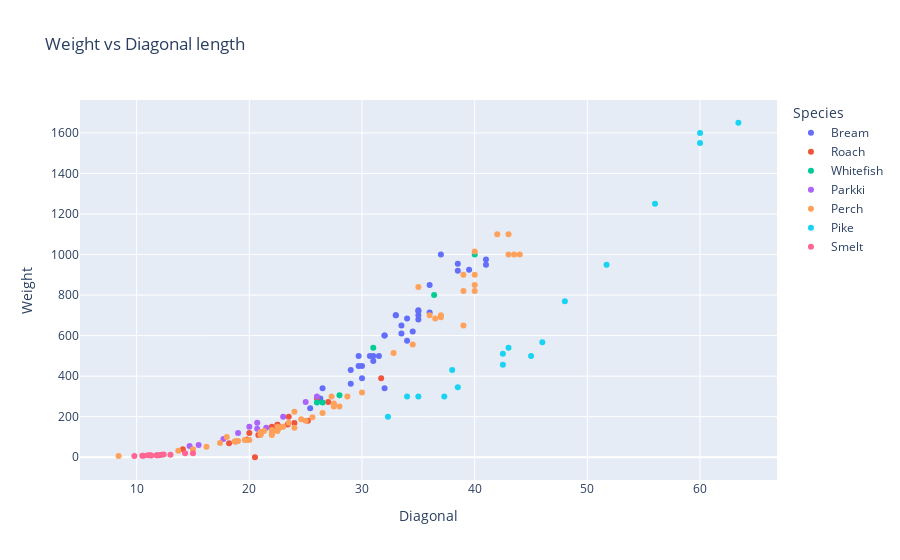

This figure's notebook cell:
### Markdown cell above
##### Result: 
##### In the first glance, we can see that Weight has a non linear relation with Width length. We may consider it as a 2nd or 3rd order relation 
##### Next, By looking at the Species, We can conclude the following results:
* 'Smelt' fish are smaller than the others, so they have less weigth and smaller Width length. Their Width range from 1 to 2.5 *
* 'Perch' fish have a wide range of sizes. their Width range from 1 to 8 , while their Weight range from 6 to 1100
* 'Pike' fish is a medium to large sized fish. its Width range from 3 to 7.5, while their weight range from 200 to 1500
* 'Parkiki' is a small sized fish, with the Width of 2 to 4.5, and Weight of 50 to 300
* 'WhiteFish', which have very few samples among dataset have aWidth between 4 to 7,  and a Weigth in range of 300 to 1000
* 'Rouch' is considered to be a small sized fish, with the width of 2 to 5, and weigth of 50 to 400
* 'Bream' is a medium sized fish, with the width of 4 to 7 and Weight of 200 to 1000

### Code cell
fig = px.scatter(df, y='Weight', x='Diagonal', color='Species' , title='Weight vs Diagonal length')
fig.show()

### Figure 1 — Plotly figure (JSON) as saved in the notebook; plotly's stock layout.template omitted (floating-point values rounded to 4 significant figures)
{"data": [{"hovertemplate": "Species=Bream<br>Diagonal=%{x}<br>Weight=%{y}<extra></extra>", "legendgroup": "Bream", "marker": {"color": "#636efa", "symbol": "circle"}, "mode": "markers", "name": "Bream", "orientation": "v", "showlegend": true, "type": "scatter", "x": [25.4, 26.3, 26.5, 29, 29, 29.7, 29.7, 30, 30, 30.7, 31, 31, 31.5, 32, 32, 32, 33, 33, 33.5, 33.5, 34, 34, 34.5, 35, 35, 35, 35, 36, 36, 37, 38.5, 38.5, 39.5, 41, 41], "xaxis": "x", "y": [242, 290, 340, 363, 430, 450, 500, 390, 450, 500, 475, 500, 500, 340, 600, 600, 700, 700, 610, 650, 575, 685, 620, 680, 700, 725, 720, 714, 850, 1000, 920, 955, 925, 975, 950], "yaxis": "y"}, {"hovertemplate": "Species=Roach<br>Diagonal=%{x}<br>Weight=%{y}<extra></extra>", "legendgroup": "Roach", "marker": {"color": "#EF553B", "symbol": "circle"}, "mode": "markers", "name": "Roach", "orientation": "v", "showlegend": true, "type": "scatter", "x": [14.1, 18.2, 18.8, 19.8, 20, 20.5, 20.8, 21, 22, 22, 22.5, 22.5, 22.5, 24, 23.4, 23.5, 25.2, 26, 27, 31.7], "xaxis": "x", "y": [40, 69, 78, 87, 120, 0, 110, 120, 150, 145, 160, 140, 160, 169, 161, 200, 180, 290, 272, 390], "yaxis": "y"}, {"hovertemplate": "Species=Whitefish<br>Diagonal=%{x}<br>Weight=%{y}<extra></extra>", "legendgroup": "Whitefish", "marker": {"color": "#00cc96", "symbol": "circle"}, "mode": "markers", "name": "Whitefish", "orientation": "v", "showlegend": true, "type": "scatter", "x": [26, 26.5, 28, 31, 36.4, 40], "xaxis": "x", "y": [270, 270, 306, 540, 800, 1000], "yaxis": "y"}, {"hovertemplate": "Species=Parkki<br>Diagonal=%{x}<br>Weight=%{y}<extra></extra>", "legendgroup": "Parkki", "marker": {"color": "#ab63fa", "symbol": "circle"}, "mode": "markers", "name": "Parkki", "orientation": "v", "showlegend": true, "type": "scatter", "x": [14.7, 15.5, 17.7, 19, 20, 20.7, 20.7, 21.5, 23, 25, 26], "xaxis": "x", "y": [55, 60, 90, 120, 150, 140, 170, 145, 200, 273, 300], "yaxis": "y"}, {"hovertemplate": "Species=Perch<br>Diagonal=%{x}<br>Weight=%{y}<extra></extra>", "legendgroup": "Perch", "marker": {"color": "#FFA15A", "symbol": "circle"}, "mode": "markers", "name": "Perch", "orientation": "v", "showlegend": true, "type": "scatter", "x": [8.4, 13.7, 15, 16.2, 17.4, 18, 18.7, 19, 19.6, 20, 21, 21, 21, 21.3, 22, 22, 22, 22, 22, 22.5, 22.5, 22.7, 23, 23.5, 24, 24, 24.6, 25, 25.6, 26.5, 27.3, 27.5, 27.5, 27.5, 28, 28.7, 30, 32.8, 34.5, 35, 36.5, 36, 37, 37, 39, 39, 39, 40, 40, 40, 40, 42, 43, 43, 43.5, 44], "xaxis": "x", "y": [5.9, 32, 40, 51.5, 70, 100, 78, 80, 85, 85, 110, 115, 125, 130, 120, 120, 130, 135, 110, 130, 150, 145, 150, 170, 225, 145, 188, 180, 197, 218, 300, 260, 265, 250, 250, 300, 320, 514, 556, 840, 685, 700, 700, 690, 900, 650, 820, 850, 900, 1015, 820, 1100, 1000, 1100, 1000, 1000], "yaxis": "y"}, {"hovertemplate": "Species=Pike<br>Diagonal=%{x}<br>Weight=%{y}<extra></extra>", "legendgroup": "Pike", "marker": {"color": "#19d3f3", "symbol": "circle"}, "mode": "markers", "name": "Pike", "orientation": "v", "showlegend": true, "type": "scatter", "x": [32.3, 34, 35, 37.3, 38, 38.5, 42.5, 42.5, 43, 45, 46, 48, 51.7, 56, 60, 60, 63.4], "xaxis": "x", "y": [200, 300, 300, 300, 430, 345, 456, 510, 540, 500, 567, 770, 950, 1250, 1600, 1550, 1650], "yaxis": "y"}, {"hovertemplate": "Species=Smelt<br>Diagonal=%{x}<br>Weight=%{y}<extra></extra>", "legendgroup": "Smelt", "marker": {"color": "#FF6692", "symbol": "circle"}, "mode": "markers", "name": "Smelt", "orientation": "v", "showlegend": true, "type": "scatter", "x": [9.8, 10.5, 10.6, 11, 11.2, 11.3, 11.8, 11.8, 12, 12.2, 12.4, 13, 14.3, 15], "xaxis": "x", "y": [6.7, 7.5, 7, 9.7, 9.8, 8.7, 10, 9.9, 9.8, 12.2, 13.4, 12.2, 19.7, 19.9], "yaxis": "y"}], "layout": {"legend": {"title": {"text": "Species"}, "tracegroupgap": 0}, "title": {"text": "Weight vs Diagonal length"}, "xaxis": {"anchor": "y", "domain": [0, 1], "title": {"text": "Diagonal"}}, "yaxis": {"anchor": "x", "domain": [0, 1], "title": {"text": "Weight"}}}}
